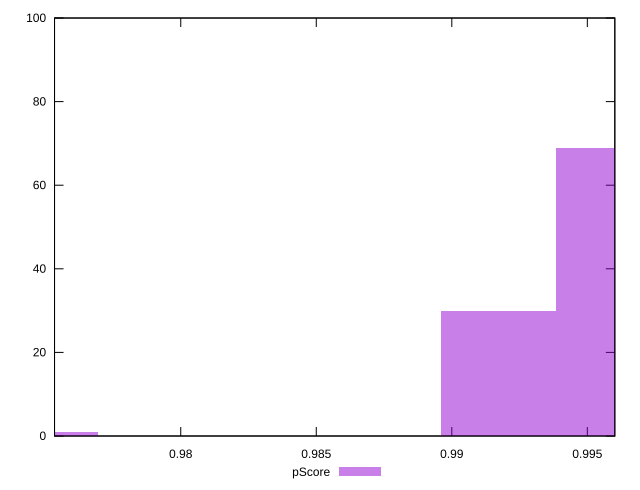

Generate this figure with gnuplot:
reset

$pScore <<EOF
0.9748480316482249 1
0.9959486383938574 69
0.9917285170447309 30
EOF

set key outside below
set boxwidth 0.0042201213491265144
set xrange [0.975343468653265:0.996014269168363]
set yrange [0:100]
set trange [0:100]
set style fill transparent solid 0.5 noborder
set terminal svg size 640, 490 enhanced background rgb 'white'
set output "report_00018_2021-02-10T15-25-16.877Z/speed-index/samples/pages+cached+noadtech+nomedia/pScore/histogram.svg"

plot $pScore title "pScore" with boxes

reset
